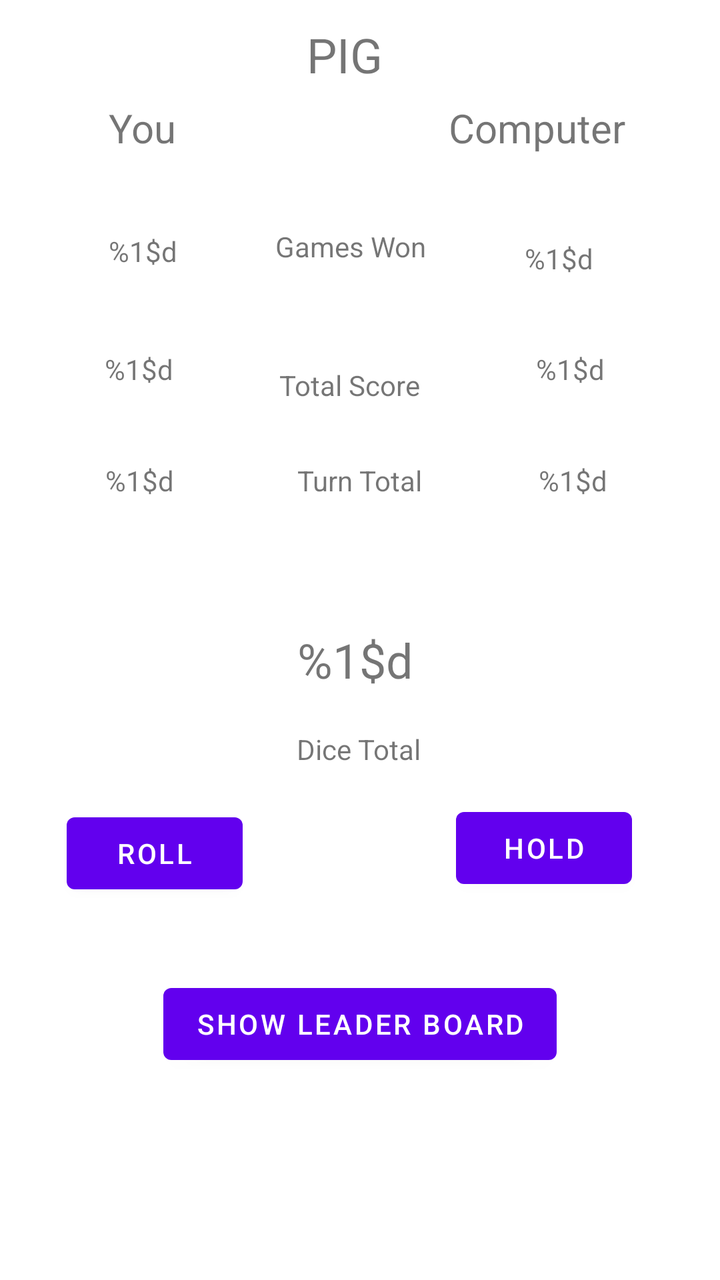
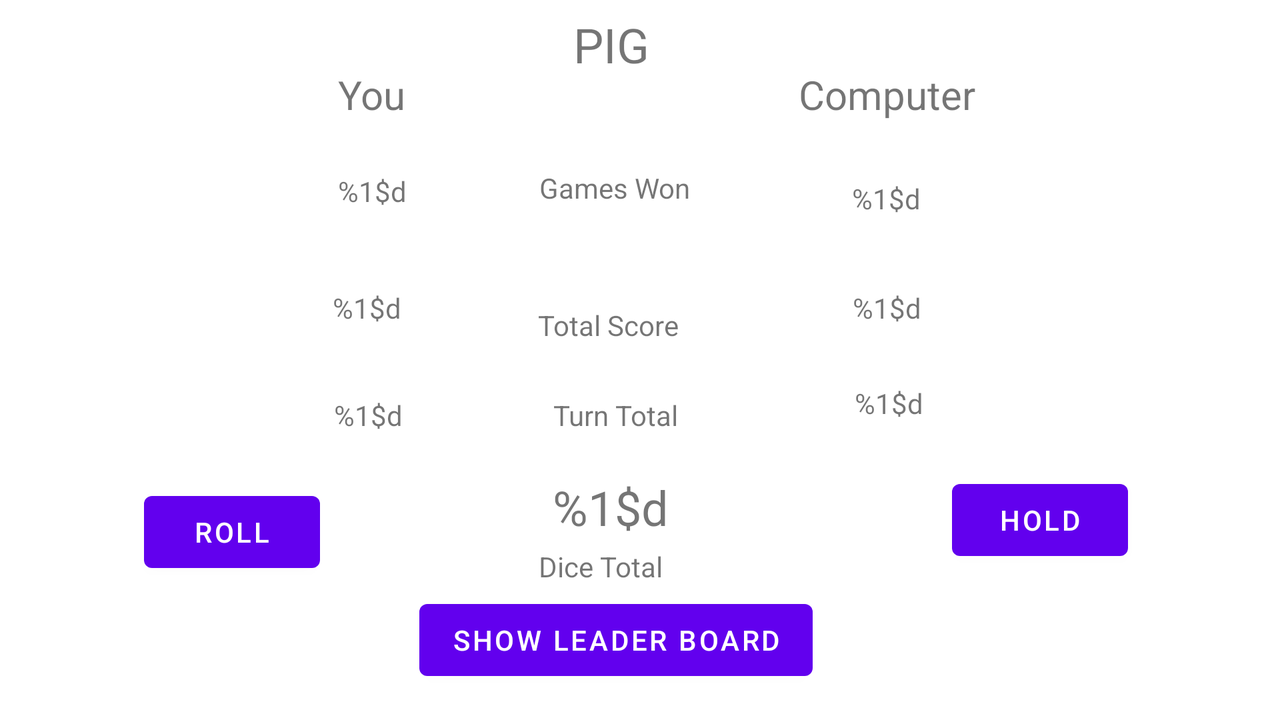

An Android layout and its configuration variant, each rendered on a device that would load it. The default file and the variant file are quoted in full after the pictures.
<!-- AndroidManifest.xml: application theme Theme.PigGame -->
<!-- res/layout/activity_main.xml -->
<?xml version="1.0" encoding="utf-8"?>
<androidx.constraintlayout.widget.ConstraintLayout xmlns:android="http://schemas.android.com/apk/res/android"
    xmlns:app="http://schemas.android.com/apk/res-auto"
    xmlns:tools="http://schemas.android.com/tools"
    android:layout_width="match_parent"
    android:layout_height="match_parent"
    android:contentDescription="@string/appHeader"
    tools:context=".MainActivity"
    tools:layout_editor_absoluteX="0dp"
    tools:layout_editor_absoluteY="0dp"
    >


    <ImageView
        android:id="@+id/ivWinOrLose"
        android:layout_width="405dp"
        android:layout_height="726dp"
        android:contentDescription="@string/txtWinOrLose"
        android:drawableTop="@drawable/youloseimg"
        android:onClick="ivOnClick"
        android:visibility="invisible"
        app:layout_constraintBottom_toBottomOf="parent"
        app:layout_constraintEnd_toEndOf="parent"
        app:layout_constraintHorizontal_bias="0.489"
        app:layout_constraintStart_toStartOf="parent"
        app:layout_constraintTop_toTopOf="parent"
        app:layout_constraintVertical_bias="0.496" />

    <Button
        android:id="@+id/btnHold"
        android:layout_width="wrap_content"
        android:layout_height="wrap_content"
        android:layout_marginEnd="44dp"
        android:layout_marginBottom="32dp"
        android:onClick="onBtnHoldClick"
        android:text="@string/btnHold"
        app:layout_constraintBottom_toBottomOf="parent"
        app:layout_constraintEnd_toEndOf="parent"
        app:layout_constraintHorizontal_bias="1.0"
        app:layout_constraintStart_toStartOf="parent"
        app:layout_constraintTop_toTopOf="parent"
        app:layout_constraintVertical_bias="0.714" />

    <Button
        android:id="@+id/btnRoll"
        android:layout_width="wrap_content"
        android:layout_height="wrap_content"
        android:layout_marginStart="32dp"
        android:onClick="onBtnRollClick"
        android:text="@string/btnRoll"
        app:layout_constraintBottom_toBottomOf="parent"
        app:layout_constraintEnd_toStartOf="@+id/btnHold"
        app:layout_constraintHorizontal_bias="0.012"
        app:layout_constraintStart_toStartOf="parent"
        app:layout_constraintTop_toTopOf="parent"
        app:layout_constraintVertical_bias="0.68" />

    <ImageView
        android:id="@+id/ivDiceTwo"
        android:layout_width="120dp"
        android:layout_height="120dp"
        android:contentDescription="@string/imgDiceDesc"
        android:visibility="visible"
        app:layout_constraintBottom_toBottomOf="parent"
        app:layout_constraintEnd_toEndOf="parent"
        app:layout_constraintHorizontal_bias="0.917"
        app:layout_constraintStart_toStartOf="parent"
        app:layout_constraintTop_toTopOf="parent"
        app:layout_constraintVertical_bias="0.489"
        app:srcCompat="@drawable/dice_1"
        tools:src="@drawable/dice_1" />

    <ImageView
        android:id="@+id/ivDiceOne"
        android:layout_width="120dp"
        android:layout_height="120dp"
        android:contentDescription="@string/imgDiceDesc"
        android:visibility="visible"
        app:layout_constraintBottom_toBottomOf="parent"
        app:layout_constraintEnd_toEndOf="parent"
        app:layout_constraintHorizontal_bias="0.054"
        app:layout_constraintStart_toStartOf="parent"
        app:layout_constraintTop_toTopOf="parent"
        app:layout_constraintVertical_bias="0.499"
        app:srcCompat="@drawable/dice_1"
        tools:src="@drawable/dice_1" />

    <TextView
        android:id="@+id/tvComputer"
        android:layout_width="wrap_content"
        android:layout_height="wrap_content"
        android:text="@string/txtComp"
        android:textSize="20sp"
        app:layout_constraintBottom_toBottomOf="parent"
        app:layout_constraintEnd_toEndOf="parent"
        app:layout_constraintHorizontal_bias="0.826"
        app:layout_constraintStart_toStartOf="parent"
        app:layout_constraintTop_toTopOf="parent"
        app:layout_constraintVertical_bias="0.082" />

    <TextView
        android:id="@+id/tvYou"
        android:layout_width="wrap_content"
        android:layout_height="wrap_content"
        android:text="@string/txtYou"
        android:textSize="20sp"
        app:layout_constraintBottom_toBottomOf="parent"
        app:layout_constraintEnd_toEndOf="parent"
        app:layout_constraintHorizontal_bias="0.167"
        app:layout_constraintStart_toStartOf="parent"
        app:layout_constraintTop_toTopOf="parent"
        app:layout_constraintVertical_bias="0.082" />

    <TextView
        android:id="@+id/tvGamesWon"
        android:layout_width="wrap_content"
        android:layout_height="wrap_content"
        android:text="@string/txtGamesWon"
        app:layout_constraintBottom_toBottomOf="parent"
        app:layout_constraintEnd_toEndOf="parent"
        app:layout_constraintHorizontal_bias="0.484"
        app:layout_constraintStart_toStartOf="parent"
        app:layout_constraintTop_toTopOf="parent"
        app:layout_constraintVertical_bias="0.183" />

    <TextView
        android:id="@+id/tvTotalScore"
        android:layout_width="wrap_content"
        android:layout_height="wrap_content"
        android:layout_marginTop="120dp"
        android:text="@string/txtTotalScore"
        app:layout_constraintBottom_toBottomOf="parent"
        app:layout_constraintEnd_toEndOf="parent"
        app:layout_constraintHorizontal_bias="0.482"
        app:layout_constraintStart_toStartOf="parent"
        app:layout_constraintTop_toTopOf="parent"
        app:layout_constraintVertical_bias="0.126" />

    <TextView
        android:id="@+id/tvDiceTotalNum"
        android:layout_width="wrap_content"
        android:layout_height="wrap_content"
        android:layout_marginTop="132dp"
        android:text="@string/txtDiceTotalNum"
        android:textSize="24sp"
        app:layout_constraintBottom_toBottomOf="parent"
        app:layout_constraintEnd_toEndOf="parent"
        app:layout_constraintHorizontal_bias="0.492"
        app:layout_constraintStart_toStartOf="parent"
        app:layout_constraintTop_toTopOf="parent"
        app:layout_constraintVertical_bias="0.382" />

    <TextView
        android:id="@+id/tvDiceTotal"
        android:layout_width="wrap_content"
        android:layout_height="wrap_content"
        android:text="@string/txtDiceTotal"
        app:layout_constraintBottom_toBottomOf="parent"
        app:layout_constraintEnd_toEndOf="parent"
        app:layout_constraintHorizontal_bias="0.498"
        app:layout_constraintStart_toStartOf="parent"
        app:layout_constraintTop_toTopOf="parent"
        app:layout_constraintVertical_bias="0.588" />

    <TextView
        android:id="@+id/tvPGamesWon"
        android:layout_width="wrap_content"
        android:layout_height="wrap_content"
        android:layout_marginTop="20dp"
        android:text="@string/txtPGamesWon"
        app:layout_constraintBottom_toBottomOf="parent"
        app:layout_constraintEnd_toEndOf="parent"
        app:layout_constraintHorizontal_bias="0.167"
        app:layout_constraintStart_toStartOf="parent"
        app:layout_constraintTop_toTopOf="parent"
        app:layout_constraintVertical_bias="0.16" />

    <TextView
        android:id="@+id/tvTurnTotal"
        android:layout_width="wrap_content"
        android:layout_height="wrap_content"
        android:layout_marginTop="72dp"
        android:text="@string/txtTurnTotal"
        app:layout_constraintBottom_toBottomOf="parent"
        app:layout_constraintEnd_toEndOf="parent"
        app:layout_constraintStart_toStartOf="parent"
        app:layout_constraintTop_toTopOf="parent"
        app:layout_constraintVertical_bias="0.289" />

    <TextView
        android:id="@+id/tvAppHeader"
        android:layout_width="wrap_content"
        android:layout_height="wrap_content"
        android:text="@string/appHeader"
        android:textSize="24sp"
        app:layout_constraintBottom_toBottomOf="parent"
        app:layout_constraintEnd_toEndOf="parent"
        app:layout_constraintHorizontal_bias="0.476"
        app:layout_constraintStart_toStartOf="parent"
        app:layout_constraintTop_toTopOf="parent"
        app:layout_constraintVertical_bias="0.018" />

    <TextView
        android:id="@+id/tvComGamesWon"
        android:layout_width="wrap_content"
        android:layout_height="wrap_content"
        android:layout_marginStart="68dp"
        android:layout_marginTop="48dp"
        android:text="@string/txtComGamesWon"
        app:layout_constraintBottom_toBottomOf="parent"
        app:layout_constraintEnd_toEndOf="parent"
        app:layout_constraintHorizontal_bias="0.754"
        app:layout_constraintStart_toStartOf="parent"
        app:layout_constraintTop_toTopOf="parent"
        app:layout_constraintVertical_bias="0.125" />

    <TextView
        android:id="@+id/tvComTotalScore"
        android:layout_width="wrap_content"
        android:layout_height="wrap_content"
        android:layout_marginStart="72dp"
        android:layout_marginTop="52dp"
        android:text="@string/txtComTotalScore"
        app:layout_constraintBottom_toBottomOf="parent"
        app:layout_constraintEnd_toEndOf="parent"
        app:layout_constraintHorizontal_bias="0.773"
        app:layout_constraintStart_toStartOf="parent"
        app:layout_constraintTop_toTopOf="parent"
        app:layout_constraintVertical_bias="0.216" />

    <TextView
        android:id="@+id/tvPTotalScore"
        android:layout_width="wrap_content"
        android:layout_height="wrap_content"
        android:layout_marginTop="52dp"
        android:layout_marginEnd="76dp"
        android:text="@string/txtPTotalScore"
        app:layout_constraintBottom_toBottomOf="parent"
        app:layout_constraintEnd_toEndOf="parent"
        app:layout_constraintHorizontal_bias="0.209"
        app:layout_constraintStart_toStartOf="parent"
        app:layout_constraintTop_toTopOf="parent"
        app:layout_constraintVertical_bias="0.216" />

    <TextView
        android:id="@+id/tvPTurnTotal"
        android:layout_width="wrap_content"
        android:layout_height="wrap_content"
        android:layout_marginTop="72dp"
        android:layout_marginEnd="64dp"
        android:text="@string/txtPTurnTotal"
        app:layout_constraintBottom_toBottomOf="parent"
        app:layout_constraintEnd_toEndOf="parent"
        app:layout_constraintHorizontal_bias="0.201"
        app:layout_constraintStart_toStartOf="parent"
        app:layout_constraintTop_toTopOf="parent"
        app:layout_constraintVertical_bias="0.289" />

    <TextView
        android:id="@+id/tvComTurnTotal"
        android:layout_width="wrap_content"
        android:layout_height="wrap_content"
        android:layout_marginStart="96dp"
        android:layout_marginTop="72dp"
        android:text="@string/txtComTurnTotal"
        app:layout_constraintBottom_toBottomOf="parent"
        app:layout_constraintEnd_toEndOf="parent"
        app:layout_constraintHorizontal_bias="0.754"
        app:layout_constraintStart_toStartOf="parent"
        app:layout_constraintTop_toTopOf="parent"
        app:layout_constraintVertical_bias="0.289" />

    <Button
        android:id="@+id/btnLB"
        android:layout_width="wrap_content"
        android:layout_height="wrap_content"
        android:layout_marginBottom="104dp"
        android:onClick="showLeaderBoard"
        android:text="@string/txtBtnLeaderBoard"
        app:layout_constraintBottom_toBottomOf="parent"
        app:layout_constraintEnd_toEndOf="parent"
        app:layout_constraintStart_toStartOf="parent" />

</androidx.constraintlayout.widget.ConstraintLayout>
<!-- resources referenced by this layout -->
<resources>
  <!-- drawable youloseimg: png bitmap (drawable, 127916 bytes) -->
  <string name="appHeader">PIG</string>
  <string name="btnHold">Hold</string>
  <string name="btnRoll">Roll</string>
  <string name="imgDiceDesc">Dice Image</string>
  <string name="txtBtnLeaderBoard">Show Leader Board</string>
  <string name="txtComGamesWon" translatable="false">%1$d</string>
  <string name="txtComTotalScore" translatable="false">%1$d</string>
  <string name="txtComTurnTotal" translatable="false">%1$d</string>
  <string name="txtComp">Computer</string>
  <string name="txtDiceTotal">Dice Total</string>
  <string name="txtDiceTotalNum" translatable="false">%1$d</string>
  <string name="txtGamesWon"> Games Won</string>
  <string name="txtPGamesWon" translatable="false">%1$d</string>
  <string name="txtPTotalScore" translatable="false">%1$d</string>
  <string name="txtPTurnTotal" translatable="false">%1$d</string>
  <string name="txtTotalScore">Total Score</string>
  <string name="txtTurnTotal">Turn Total</string>
  <string name="txtWinOrLose">Win/Lose Image</string>
  <string name="txtYou">You</string>
  <style name="Theme.PigGame" parent="Theme.MaterialComponents.DayNight.DarkActionBar">
          
          <item name="colorPrimary">@color/purple_500</item>
          <item name="colorPrimaryVariant">@color/purple_700</item>
          <item name="colorOnPrimary">@color/white</item>
          
          <item name="colorSecondary">@color/teal_200</item>
          <item name="colorSecondaryVariant">@color/teal_700</item>
          <item name="colorOnSecondary">@color/black</item>
          
          <item name="android:statusBarColor">?attr/colorPrimaryVariant</item>
          
      </style>
</resources>
<!-- res/layout-land/activity_main.xml (the repository's variant of the layout above) -->
<!-- drawn on the phone turned sideways -->
<?xml version="1.0" encoding="utf-8"?>
<androidx.constraintlayout.widget.ConstraintLayout xmlns:android="http://schemas.android.com/apk/res/android"
    xmlns:app="http://schemas.android.com/apk/res-auto"
    xmlns:tools="http://schemas.android.com/tools"
    android:layout_width="match_parent"
    android:layout_height="match_parent"
    android:contentDescription="@string/appHeader"
    tools:context=".MainActivity"
    tools:layout_editor_absoluteX="0dp"
    tools:layout_editor_absoluteY="0dp">

    <ImageView
        android:id="@+id/ivWinOrLose"
        android:layout_width="665dp"
        android:layout_height="362dp"
        android:contentDescription="@string/txtWinOrLose"
        android:drawableTop="@drawable/youloseimg"
        android:onClick="ivOnClick"
        android:visibility="invisible"
        app:layout_constraintBottom_toBottomOf="parent"
        app:layout_constraintEnd_toEndOf="parent"
        app:layout_constraintStart_toStartOf="parent"
        app:layout_constraintTop_toTopOf="parent"
        app:layout_constraintVertical_bias="0.551" />

    <Button
        android:id="@+id/btnHold"
        android:layout_width="wrap_content"
        android:layout_height="wrap_content"
        android:layout_marginEnd="76dp"
        android:layout_marginBottom="76dp"
        android:onClick="onBtnHoldClick"
        android:text="@string/btnHold"
        app:layout_constraintBottom_toBottomOf="parent"
        app:layout_constraintEnd_toEndOf="parent" />

    <Button
        android:id="@+id/btnRoll"
        android:layout_width="wrap_content"
        android:layout_height="wrap_content"
        android:layout_marginStart="72dp"
        android:layout_marginBottom="48dp"
        android:onClick="onBtnRollClick"
        android:text="@string/btnRoll"
        app:layout_constraintBottom_toBottomOf="parent"
        app:layout_constraintStart_toStartOf="parent"
        app:layout_constraintTop_toBottomOf="@+id/ivDiceTwo"
        app:layout_constraintVertical_bias="0.698" />

    <ImageView
        android:id="@+id/ivDiceTwo"
        android:layout_width="120dp"
        android:layout_height="120dp"
        android:layout_marginStart="552dp"
        android:contentDescription="@string/imgDiceDesc"
        android:visibility="visible"
        app:layout_constraintBottom_toTopOf="@+id/btnHold"
        app:layout_constraintStart_toStartOf="parent"
        app:layout_constraintTop_toTopOf="parent"
        app:layout_constraintVertical_bias="0.61"
        app:srcCompat="@drawable/dice_1"
        tools:src="@drawable/dice_1" />

    <ImageView
        android:id="@+id/ivDiceOne"
        android:layout_width="120dp"
        android:layout_height="120dp"
        android:layout_marginEnd="552dp"
        android:contentDescription="@string/imgDiceDesc"
        android:visibility="visible"
        app:layout_constraintBottom_toTopOf="@+id/btnRoll"
        app:layout_constraintEnd_toEndOf="parent"
        app:layout_constraintTop_toTopOf="parent"
        app:layout_constraintVertical_bias="0.61"
        app:srcCompat="@drawable/dice_1"
        tools:src="@drawable/dice_1" />

    <TextView
        android:id="@+id/tvComputer"
        android:layout_width="wrap_content"
        android:layout_height="wrap_content"
        android:text="@string/txtComp"
        android:textSize="20sp"
        app:layout_constraintBottom_toBottomOf="parent"
        app:layout_constraintEnd_toEndOf="parent"
        app:layout_constraintHorizontal_bias="0.724"
        app:layout_constraintStart_toStartOf="parent"
        app:layout_constraintTop_toTopOf="parent"
        app:layout_constraintVertical_bias="0.101" />

    <TextView
        android:id="@+id/tvYou"
        android:layout_width="wrap_content"
        android:layout_height="wrap_content"
        android:text="@string/txtYou"
        android:textSize="20sp"
        app:layout_constraintBottom_toBottomOf="parent"
        app:layout_constraintEnd_toEndOf="parent"
        app:layout_constraintHorizontal_bias="0.279"
        app:layout_constraintStart_toStartOf="parent"
        app:layout_constraintTop_toTopOf="parent"
        app:layout_constraintVertical_bias="0.101" />

    <TextView
        android:id="@+id/tvGamesWon"
        android:layout_width="wrap_content"
        android:layout_height="wrap_content"
        android:text="@string/txtGamesWon"
        app:layout_constraintBottom_toBottomOf="parent"
        app:layout_constraintEnd_toEndOf="parent"
        app:layout_constraintHorizontal_bias="0.478"
        app:layout_constraintStart_toStartOf="parent"
        app:layout_constraintTop_toTopOf="parent"
        app:layout_constraintVertical_bias="0.247" />

    <TextView
        android:id="@+id/tvTotalScore"
        android:layout_width="wrap_content"
        android:layout_height="wrap_content"
        android:layout_marginTop="120dp"
        android:text="@string/txtTotalScore"
        app:layout_constraintBottom_toBottomOf="parent"
        app:layout_constraintEnd_toEndOf="parent"
        app:layout_constraintHorizontal_bias="0.472"
        app:layout_constraintStart_toStartOf="parent"
        app:layout_constraintTop_toTopOf="parent"
        app:layout_constraintVertical_bias="0.15" />

    <TextView
        android:id="@+id/tvDiceTotalNum"
        android:layout_width="wrap_content"
        android:layout_height="wrap_content"
        android:layout_marginTop="132dp"
        android:text="@string/txtDiceTotalNum"
        android:textSize="24sp"
        app:layout_constraintBottom_toBottomOf="parent"
        app:layout_constraintEnd_toEndOf="parent"
        app:layout_constraintHorizontal_bias="0.475"
        app:layout_constraintStart_toStartOf="parent"
        app:layout_constraintTop_toTopOf="parent"
        app:layout_constraintVertical_bias="0.538" />

    <TextView
        android:id="@+id/tvDiceTotal"
        android:layout_width="wrap_content"
        android:layout_height="wrap_content"
        android:text="@string/txtDiceTotal"
        app:layout_constraintBottom_toBottomOf="parent"
        app:layout_constraintEnd_toEndOf="parent"
        app:layout_constraintHorizontal_bias="0.466"
        app:layout_constraintStart_toStartOf="parent"
        app:layout_constraintTop_toTopOf="parent"
        app:layout_constraintVertical_bias="0.803" />

    <TextView
        android:id="@+id/tvPGamesWon"
        android:layout_width="wrap_content"
        android:layout_height="wrap_content"
        android:layout_marginTop="20dp"
        android:text="@string/txtPGamesWon"
        app:layout_constraintBottom_toBottomOf="parent"
        app:layout_constraintEnd_toEndOf="parent"
        app:layout_constraintHorizontal_bias="0.279"
        app:layout_constraintStart_toStartOf="parent"
        app:layout_constraintTop_toTopOf="parent"
        app:layout_constraintVertical_bias="0.206" />

    <TextView
        android:id="@+id/tvTurnTotal"
        android:layout_width="wrap_content"
        android:layout_height="wrap_content"
        android:layout_marginTop="72dp"
        android:text="@string/txtTurnTotal"
        app:layout_constraintBottom_toBottomOf="parent"
        app:layout_constraintEnd_toEndOf="parent"
        app:layout_constraintHorizontal_bias="0.479"
        app:layout_constraintStart_toStartOf="parent"
        app:layout_constraintTop_toTopOf="parent"
        app:layout_constraintVertical_bias="0.468" />

    <TextView
        android:id="@+id/tvAppHeader"
        android:layout_width="wrap_content"
        android:layout_height="wrap_content"
        android:text="@string/appHeader"
        android:textSize="24sp"
        app:layout_constraintBottom_toBottomOf="parent"
        app:layout_constraintEnd_toEndOf="parent"
        app:layout_constraintHorizontal_bias="0.476"
        app:layout_constraintStart_toStartOf="parent"
        app:layout_constraintTop_toTopOf="parent"
        app:layout_constraintVertical_bias="0.018" />

    <TextView
        android:id="@+id/tvComGamesWon"
        android:layout_width="wrap_content"
        android:layout_height="wrap_content"
        android:layout_marginStart="68dp"
        android:layout_marginTop="48dp"
        android:text="@string/txtComGamesWon"
        app:layout_constraintBottom_toBottomOf="parent"
        app:layout_constraintEnd_toEndOf="parent"
        app:layout_constraintHorizontal_bias="0.666"
        app:layout_constraintStart_toStartOf="parent"
        app:layout_constraintTop_toTopOf="parent"
        app:layout_constraintVertical_bias="0.142" />

    <TextView
        android:id="@+id/tvComTotalScore"
        android:layout_width="wrap_content"
        android:layout_height="wrap_content"
        android:layout_marginStart="72dp"
        android:layout_marginTop="52dp"
        android:text="@string/txtComTotalScore"
        app:layout_constraintBottom_toBottomOf="parent"
        app:layout_constraintEnd_toEndOf="parent"
        app:layout_constraintHorizontal_bias="0.664"
        app:layout_constraintStart_toStartOf="parent"
        app:layout_constraintTop_toTopOf="parent"
        app:layout_constraintVertical_bias="0.32" />

    <TextView
        android:id="@+id/tvPTotalScore"
        android:layout_width="wrap_content"
        android:layout_height="wrap_content"
        android:layout_marginTop="52dp"
        android:layout_marginEnd="76dp"
        android:text="@string/txtPTotalScore"
        app:layout_constraintBottom_toBottomOf="parent"
        app:layout_constraintEnd_toEndOf="parent"
        app:layout_constraintHorizontal_bias="0.314"
        app:layout_constraintStart_toStartOf="parent"
        app:layout_constraintTop_toTopOf="parent"
        app:layout_constraintVertical_bias="0.32" />

    <TextView
        android:id="@+id/tvPTurnTotal"
        android:layout_width="wrap_content"
        android:layout_height="wrap_content"
        android:layout_marginTop="72dp"
        android:layout_marginEnd="64dp"
        android:text="@string/txtPTurnTotal"
        app:layout_constraintBottom_toBottomOf="parent"
        app:layout_constraintEnd_toEndOf="parent"
        app:layout_constraintHorizontal_bias="0.308"
        app:layout_constraintStart_toStartOf="parent"
        app:layout_constraintTop_toTopOf="parent"
        app:layout_constraintVertical_bias="0.468" />

    <TextView
        android:id="@+id/tvComTurnTotal"
        android:layout_width="wrap_content"
        android:layout_height="wrap_content"
        android:layout_marginStart="96dp"
        android:layout_marginTop="72dp"
        android:text="@string/txtComTurnTotal"
        app:layout_constraintBottom_toBottomOf="parent"
        app:layout_constraintEnd_toEndOf="parent"
        app:layout_constraintHorizontal_bias="0.65"
        app:layout_constraintStart_toStartOf="parent"
        app:layout_constraintTop_toTopOf="parent"
        app:layout_constraintVertical_bias="0.446" />

    <Button
        android:id="@+id/btnLB"
        android:layout_width="wrap_content"
        android:layout_height="wrap_content"
        android:layout_marginBottom="16dp"
        android:onClick="showLeaderBoard"
        android:text="@string/txtBtnLeaderBoard"
        app:layout_constraintBottom_toBottomOf="parent"
        app:layout_constraintEnd_toEndOf="parent"
        app:layout_constraintHorizontal_bias="0.473"
        app:layout_constraintStart_toStartOf="parent" />

</androidx.constraintlayout.widget.ConstraintLayout>
